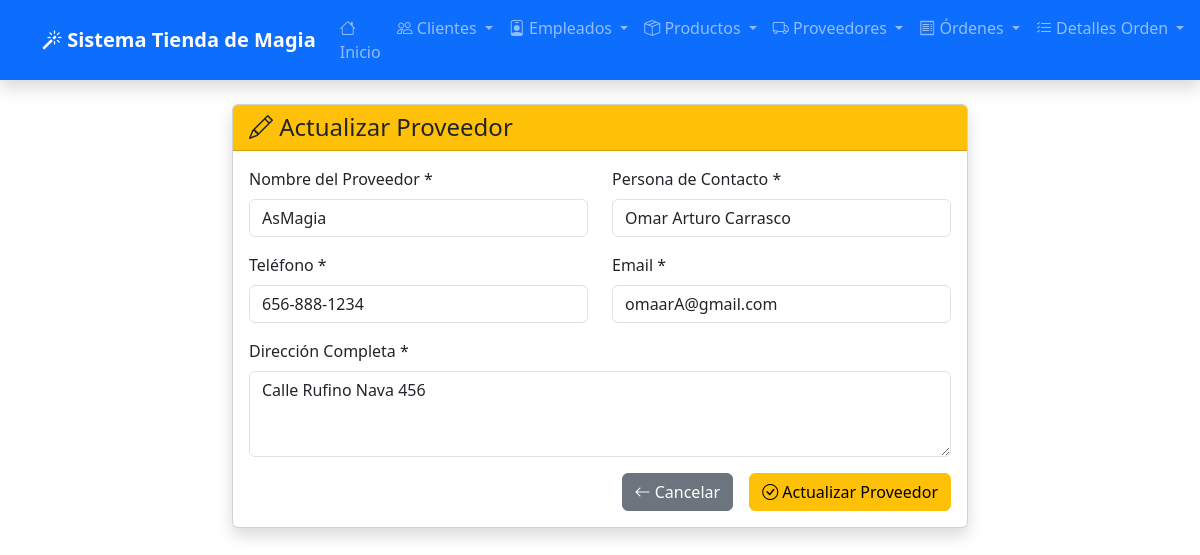
/proveedores/actualizar/1/, run on the app's committed database.
### app_TiendadeMagia/models.py (models this page shows, shortened)
class Proveedor(models.Model):
    nombre = models.CharField(max_length=255)
    contacto = models.CharField(max_length=255)
    telefono = models.CharField(max_length=20)
    email = models.EmailField()
    direccion = models.TextField()
    fecha_registro = models.DateField(auto_now_add=True)

### app_TiendadeMagia/views.py (the view, shortened to what this page needs)
# urls.py: path('proveedores/actualizar/<int:id>/', views.actualizar_proveedor, name='actualizar_proveedor'),
def actualizar_proveedor(request, id):
    proveedor = get_object_or_404(Proveedor, id=id)
    return render(request, 'app_TiendadeMagia/proveedor/actualizar_proveedor.html', {'proveedor': proveedor})

### app_TiendadeMagia/templates/app_TiendadeMagia/proveedor/actualizar_proveedor.html (shortened to what this page needs)
<!DOCTYPE html>
<html lang="es">
<head>
    <link href="https://cdn.jsdelivr.net/npm/bootstrap@5.3.0/dist/css/bootstrap.min.css" rel="stylesheet">
    <link href="https://cdn.jsdelivr.net/npm/bootstrap-icons@1.10.0/font/bootstrap-icons.css" rel="stylesheet">
</head>
<body>
    {% include 'app_TiendadeMagia/navbar.html' %}
    <div class="container mt-4">
        <div class="row justify-content-center">
            <div class="col-md-8">
                <div class="card shadow">
                    <div class="card-header bg-warning text-dark">
                        <h4 class="mb-0">
                            <i class="bi bi-pencil"></i> Actualizar Proveedor
                        </h4>
                    </div>
                    <div class="card-body">
                        <form method="POST">
                            <div class="row">
                                <div class="col-md-6 mb-3">
                                    <label for="nombre" class="form-label">Nombre del Proveedor *</label>
                                    <input type="text" class="form-control" id="nombre" name="nombre"
                                           value="{{ proveedor.nombre }}" required>
                                </div>
                                <div class="col-md-6 mb-3">
                                    <label for="contacto" class="form-label">Persona de Contacto *</label>
                                    <input type="text" class="form-control" id="contacto" name="contacto"
                                           value="{{ proveedor.contacto }}" required>
                                </div>
                            </div>
                            <div class="row">
                                <div class="col-md-6 mb-3">
                                    <label for="telefono" class="form-label">Teléfono *</label>
                                    <input type="tel" class="form-control" id="telefono" name="telefono"
                                           value="{{ proveedor.telefono }}" required>
                                </div>
                                <div class="col-md-6 mb-3">
                                    <label for="email" class="form-label">Email *</label>
                                    <input type="email" class="form-control" id="email" name="email"
                                           value="{{ proveedor.email }}" required>
                                </div>
                            </div>
                            <div class="mb-3">
                                <label for="direccion" class="form-label">Dirección Completa *</label>
                                <textarea class="form-control" id="direccion" name="direccion" rows="3" required>{{ proveedor.direccion }}</textarea>
                            </div>
                            <div class="d-grid gap-2 d-md-flex justify-content-md-end">
                                <a href="{% url 'ver_proveedores' %}" class="btn btn-secondary me-md-2">
                                    <i class="bi bi-arrow-left"></i> Cancelar
                                </a>
                                <button type="submit" class="btn btn-warning">
                                    <i class="bi bi-check-circle"></i> Actualizar Proveedor
                                </button>
                            </div>
                        </form>
                    </div>
                </div>
            </div>
        </div>
    </div>
</body>
</html>

### data on the page
Proveedor: nombre "AsMagia", contacto "Omar Arturo Carrasco", telefono "656-888-1234", email "omaarA@gmail.com", direccion "Calle Rufino Nava 456"
